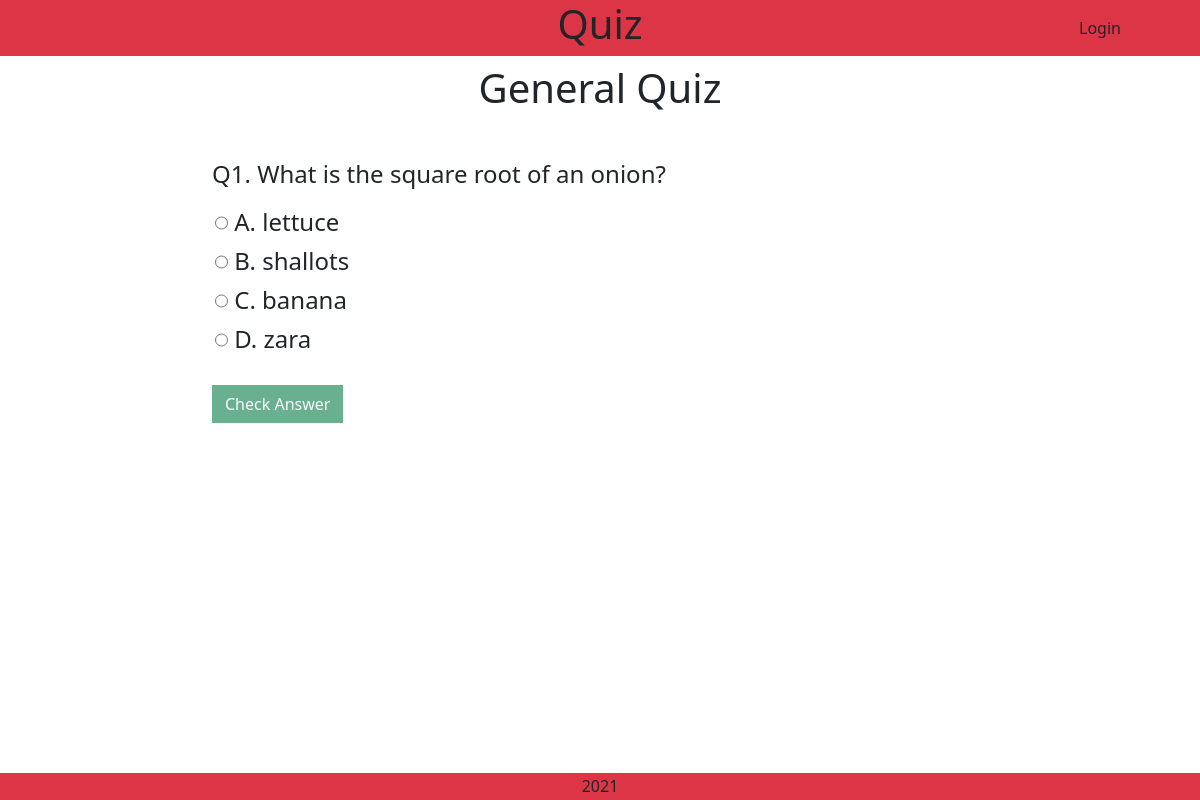
The page /quiz/questionnaire/8/0 on the database as committed earlier.
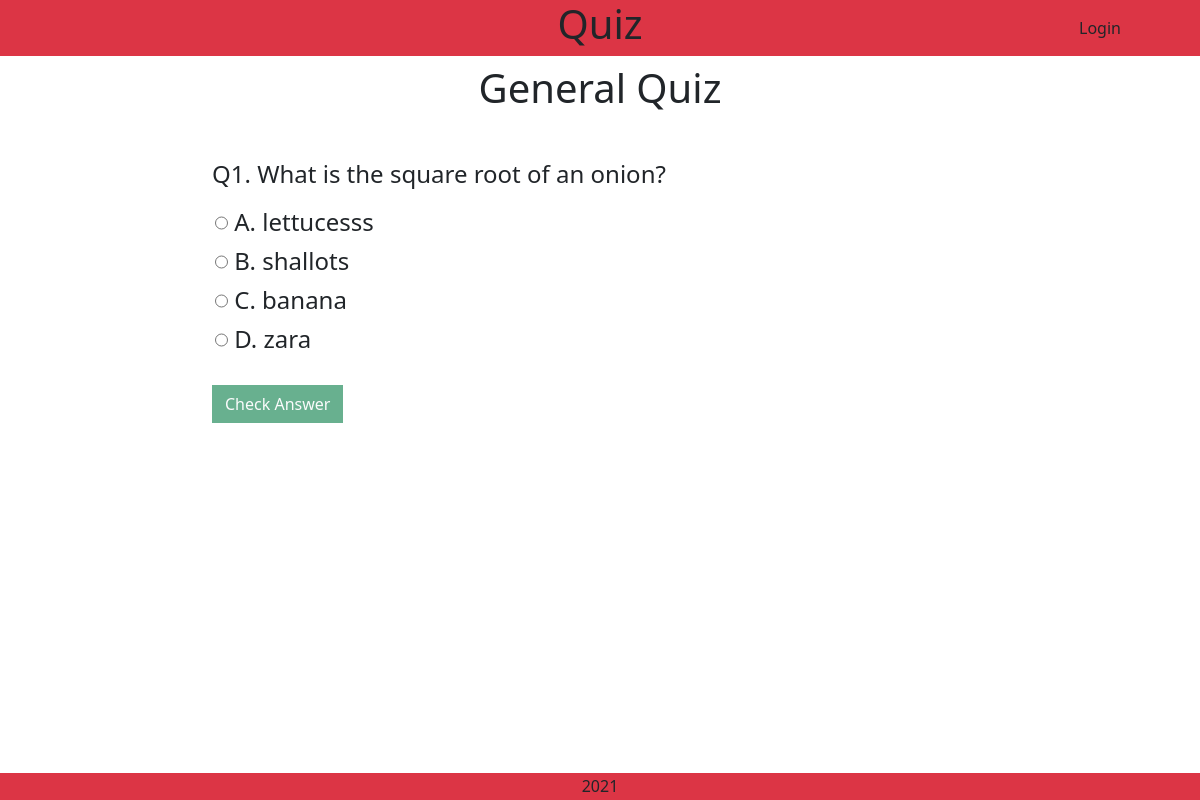
The same page on the database as committed later.
### quiz/models.py (models this page shows, shortened)
class Questions(models.Model):
    class Meta:
        verbose_name_plural = "Questions"
    quiz = models.ForeignKey(
            'Quiz', null=False, blank=False, on_delete=models.CASCADE,
            related_name='questions')
    question = models.CharField(max_length=254)
    first_answer = models.CharField(max_length=254)
    second_answer = models.CharField(max_length=254)
    third_answer = models.CharField(max_length=254)
    fourth_answer = models.CharField(max_length=254)
    answer = models.CharField(max_length=254)

### quiz/views.py (the view)
# urls.py: path('questionnaire/<int:quiz_id>/<int:num>', views.questionnaire, name='questionnaire'),
def questionnaire(request, quiz_id, num=0):
    question_id=[]
    request.session.modified = True
    questions = Questions.objects.all().filter(quiz=quiz_id)
    for question in questions:
        question_id.append(question.id)
    final = len(question_id)
    if num==0 and 'answer' not in request.session:
        print('new session')
        request.session['answer']= {}
        print(request.session['answer'])
    quiz = get_object_or_404(Quiz, id=quiz_id)
    actual_question = get_object_or_404(Questions, id=question_id[num])
    crypt= {
        "A": randon_word(6),
        "B": randon_word(6),
        "C": randon_word(6),
        "D": randon_word(6),
        "id": actual_question.id,
        'length': final,
        }
    answer = crypt[actual_question.answer]
    context = {
        'crypt': json.dumps(crypt),
        'answer': answer,
        'final': final,
        'next': num+1,
        'quiz': quiz,
        'question': actual_question,
    }
    return render(request, 'quiz/questionnaire.html', context)

### quiz/views.py (called while the page is built)
def randon_word(length):
    alphabet = string.ascii_letters + string.digits + string.punctuation
    password = ''.join(secrets.choice(alphabet) for i in range(length))
    return password

### quiz/templates/quiz/questionnaire.html (shortened to what this page needs)
{% extends "base.html" %}
{% load static %}
{% block extra_css %}
    <link rel="stylesheet" href="{% static 'quiz/css/quiz.css' %}">
{% endblock %}
{% block content %}
    <div class="h1 text-center mt-2">{{ quiz.quiz_name }}</div>
    <div class="row m-0 mt-5">
        <div class="col-2 mb-2"></div>
        <div class="col-10 mb-3 h4">Q{{ next }}. {{ question.question }}</div>
        <div class="col-2 mb-2"></div>
        <div class="radio h4 col-10">
            <form id="answer" action="{% url 'questionnaire' quiz.id next %}" method="POST" class="answer">
                <label><input type="radio" name="answer" value="A.{{ question.first_answer }}"> A. {{ question.first_answer }}</label><br>
                <label><input type="radio" name="answer" value="B.{{ question.second_answer }}"> B. {{ question.second_answer }}</label><br>
                <label><input type="radio" name="answer" value="C.{{ question.third_answer }}"> C. {{ question.third_answer }}</label><br>
                <label><input type="radio" name="answer" value="D.{{ question.fourth_answer }}"> D. {{ question.fourth_answer }}</label>
            </form>
        </div>
    </div>
    <div class="row m-0 mt-3">
        <div class="col-2"></div>
        {% if question %}
            <div class="col-10">
                <button class="check btn btn-success rounded-0 text-light">Check Answer</button>
            </div>
        {% endif %}
    </div>
{% endblock %}

Rows that differ between the two databases and show on the page:
changed Questions "What is the square root of an onion?": first_answer "lettuce" → "lettucesss"
Other text that changed with them:
form field answer: "☐ A. lettuce" → "☐ A. lettucesss"
